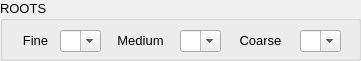
     <widget class="QGroupBox" name="groupBox_10">
      <property name="geometry">
       <rect>
        <x>220</x>
        <y>260</y>
        <width>361</width>
        <height>61</height>
       </rect>
      </property>
      <property name="font">
       <font>
        <pointsize>10</pointsize>
       </font>
      </property>
      <property name="title">
       <string>ROOTS</string>
      </property>
      <widget class="QComboBox" name="Root_Coarse_CB_Hor_1">
       <property name="geometry">
        <rect>
         <x>300</x>
         <y>30</y>
         <width>41</width>
         <height>22</height>
        </rect>
       </property>
       <property name="editable">
        <bool>true</bool>
       </property>
      </widget>
      <widget class="QLabel" name="label_262">
       <property name="geometry">
        <rect>
         <x>230</x>
         <y>30</y>
         <width>61</width>
         <height>21</height>
        </rect>
       </property>
       <property name="font">
        <font>
         <pointsize>10</pointsize>
        </font>
       </property>
       <property name="text">
        <string>Coarse</string>
       </property>
       <property name="alignment">
        <set>Qt::AlignCenter</set>
       </property>
      </widget>
      <widget class="QLabel" name="label_250">
       <property name="geometry">
        <rect>
         <x>10</x>
         <y>30</y>
         <width>51</width>
         <height>21</height>
        </rect>
       </property>
       <property name="font">
        <font>
         <pointsize>10</pointsize>
        </font>
       </property>
       <property name="text">
        <string>Fine</string>
       </property>
       <property name="alignment">
        <set>Qt::AlignCenter</set>
       </property>
      </widget>
      <widget class="QComboBox" name="Root_Fine_CB_Hor_1">
       <property name="geometry">
        <rect>
         <x>60</x>
         <y>30</y>
         <width>41</width>
         <height>22</height>
        </rect>
       </property>
       <property name="editable">
        <bool>true</bool>
       </property>
      </widget>
      <widget class="QLabel" name="label_249">
       <property name="geometry">
        <rect>
         <x>110</x>
         <y>30</y>
         <width>61</width>
         <height>20</height>
        </rect>
       </property>
       <property name="font">
        <font>
         <pointsize>10</pointsize>
        </font>
       </property>
       <property name="text">
        <string>Medium</string>
       </property>
       <property name="alignment">
        <set>Qt::AlignCenter</set>
       </property>
      </widget>
      <widget class="QComboBox" name="Root_Medium_CB_Hor_1">
       <property name="geometry">
        <rect>
         <x>180</x>
         <y>30</y>
         <width>41</width>
         <height>22</height>
        </rect>
       </property>
       <property name="editable">
        <bool>true</bool>
       </property>
      </widget>
     </widget>
